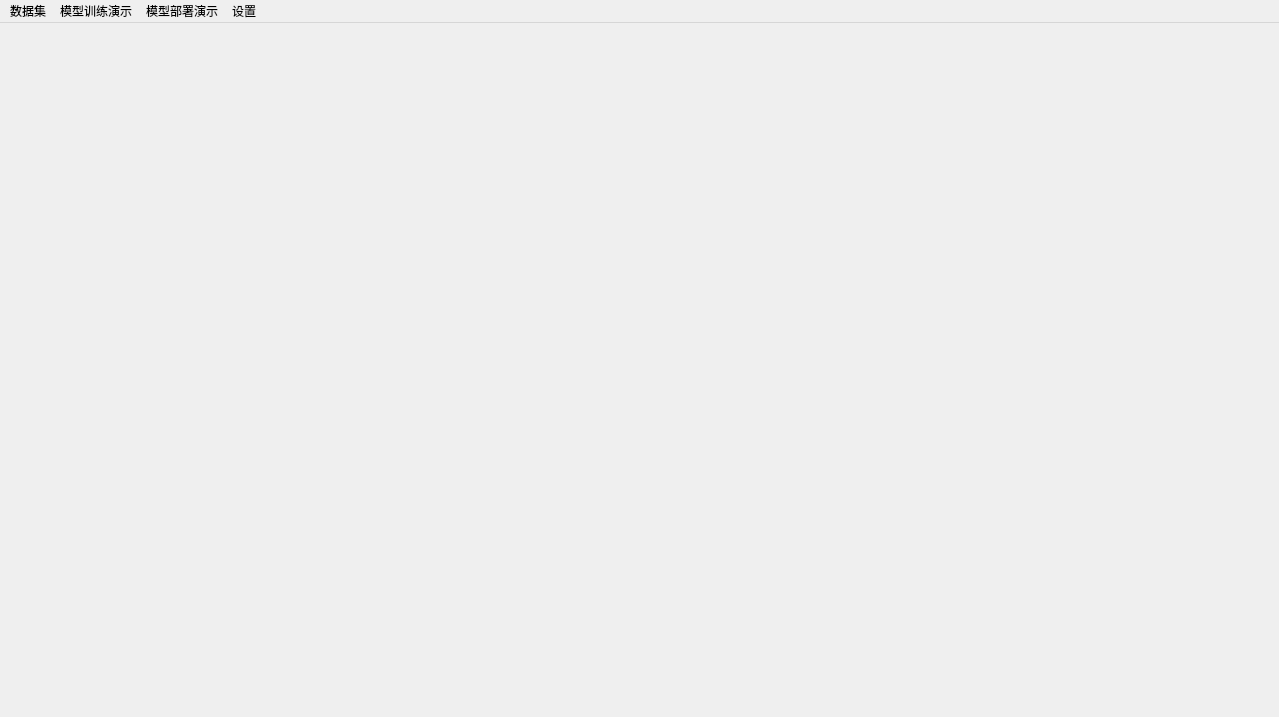
<?xml version="1.0" encoding="UTF-8"?>
<ui version="4.0">
 <class>MainWindow</class>
 <widget class="QMainWindow" name="MainWindow">
  <property name="enabled">
   <bool>true</bool>
  </property>
  <property name="geometry">
   <rect>
    <x>0</x>
    <y>0</y>
    <width>1279</width>
    <height>717</height>
   </rect>
  </property>
  <property name="sizePolicy">
   <sizepolicy hsizetype="Preferred" vsizetype="Preferred">
    <horstretch>0</horstretch>
    <verstretch>0</verstretch>
   </sizepolicy>
  </property>
  <property name="font">
   <font>
    <family>Microsoft YaHei</family>
   </font>
  </property>
  <property name="windowTitle">
   <string>演示</string>
  </property>
  <property name="autoFillBackground">
   <bool>false</bool>
  </property>
  <property name="styleSheet">
   <string notr="true"/>
  </property>
  <widget class="QWidget" name="centralwidget">
   <property name="maximumSize">
    <size>
     <width>16777215</width>
     <height>16777215</height>
    </size>
   </property>
   <property name="autoFillBackground">
    <bool>false</bool>
   </property>
   <property name="styleSheet">
    <string notr="true">background-image: url(:/cover/Pages/assets/cover.png)</string>
   </property>
   <layout class="QGridLayout" name="gridLayout"/>
  </widget>
  <widget class="QMenuBar" name="menubar">
   <property name="geometry">
    <rect>
     <x>0</x>
     <y>0</y>
     <width>1279</width>
     <height>22</height>
    </rect>
   </property>
   <widget class="QMenu" name="train">
    <property name="title">
     <string>模型训练演示</string>
    </property>
    <addaction name="ActionNewTrain"/>
    <addaction name="ActionStartTrain"/>
   </widget>
   <widget class="QMenu" name="inference">
    <property name="title">
     <string>模型部署演示</string>
    </property>
    <addaction name="ActionStartInference"/>
   </widget>
   <widget class="QMenu" name="seetings">
    <property name="title">
     <string>设置</string>
    </property>
   </widget>
   <widget class="QMenu" name="dataset">
    <property name="title">
     <string>数据集</string>
    </property>
    <addaction name="ActionNewDataset"/>
    <addaction name="ActionLoadDataset"/>
   </widget>
   <addaction name="dataset"/>
   <addaction name="train"/>
   <addaction name="inference"/>
   <addaction name="seetings"/>
  </widget>
  <action name="ActionNewTrain">
   <property name="text">
    <string>新建训练</string>
   </property>
  </action>
  <action name="ActionNewDataset">
   <property name="text">
    <string>新建数据集</string>
   </property>
  </action>
  <action name="ActionSelectDataset">
   <property name="text">
    <string>选择数据集</string>
   </property>
  </action>
  <action name="ActionStartTrain">
   <property name="text">
    <string>开始训练</string>
   </property>
  </action>
  <action name="ActionStartInference">
   <property name="text">
    <string>开始</string>
   </property>
  </action>
  <action name="actions_2">
   <property name="text">
    <string>视频识别</string>
   </property>
  </action>
  <action name="ActionLoadDataset">
   <property name="text">
    <string>导入数据集</string>
   </property>
  </action>
 </widget>
 <resources>
  <include location="../assets.qrc"/>
 </resources>
 <connections/>
 <slots>
  <slot>new_train()</slot>
 </slots>
</ui>
